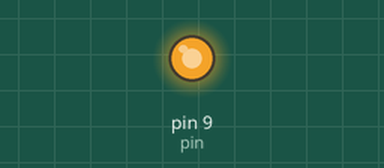
Recording of a sketch running on a simulated Arduino Uno, built with avr-gcc and run on an emulated ATmega328P. Parts: output pins drawn as LEDs (lit = HIGH).

Above: at 0.1 s.
Timing chart, 0 to 1.6 s (numbered marks = the images above):
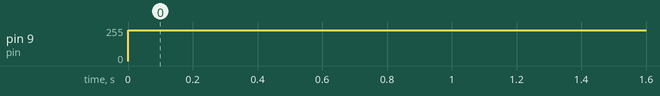

The sketch:

testing.ino
```cpp
#include <PWM.h>

int pin = 9;                // the pin that the pin is attached to
int32_t frequency = 10; //frequency (in Hz)

void setup()
{
  InitTimersSafe();
  SetPinFrequencySafe(pin, frequency);
}

void loop()
{
  int i = 10;
  for(i = 10; i <= 250; i=i+1) {
    frequency = i;
    SetPinFrequencySafe(pin, frequency);
    pwmWrite(pin, 230);
    delay(25);
  }

  for(i; i > 0; i=i-1) {
    frequency = i;
    SetPinFrequencySafe(pin, frequency);
    pwmWrite(pin, 230);
    delay(25);
  }

  // SetPinFrequencySafe(pin, 30);
  // pwmWrite(pin, 128);
}
```

Measured:
- by itself, pin 9 (pin): 0/255 → 230/255 at 0.00 s
